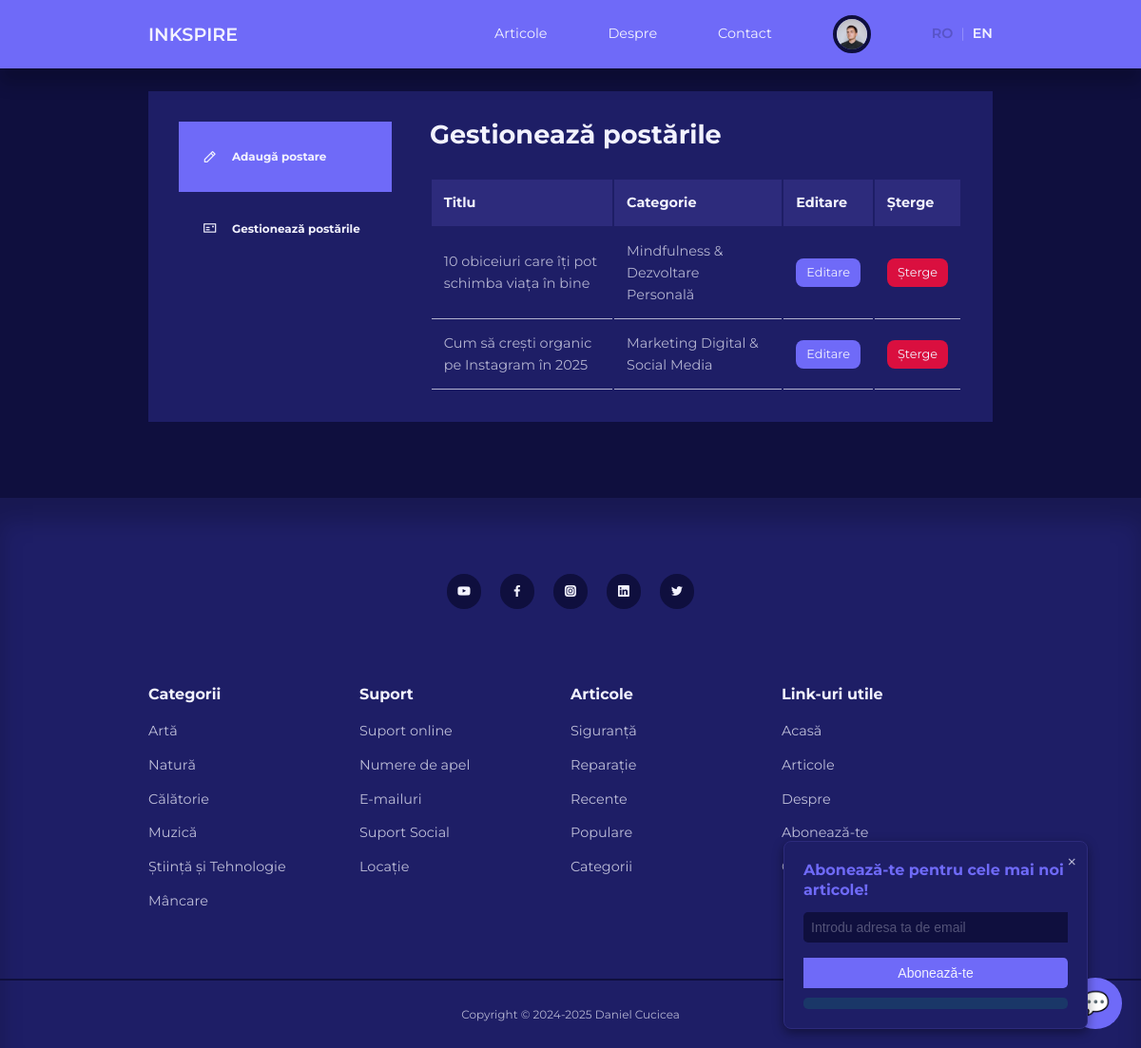
Page /admin/ (signed in) on the committed database.
### tables this page shows
CREATE TABLE `users` (
  `id` int(11) UNSIGNED NOT NULL,
  `firstname` varchar(50) NOT NULL,
  `lastname` varchar(50) NOT NULL,
  `username` varchar(50) NOT NULL,
  `email` varchar(100) NOT NULL,
  `password` varchar(255) NOT NULL,
  `avatar` varchar(255) NOT NULL,
  `is_admin` tinyint(1) NOT NULL
);

CREATE TABLE `posts` (
  `id` int(11) UNSIGNED NOT NULL,
  `title` varchar(255) NOT NULL,
  `body` text NOT NULL,
  `thumbnail` varchar(255) NOT NULL,
  `date_time` timestamp NOT NULL DEFAULT current_timestamp(),
  `category_id` int(11) UNSIGNED DEFAULT NULL,
  `author_id` int(11) UNSIGNED NOT NULL,
  `is_featured` tinyint(1) NOT NULL,
  `title_en` varchar(255) NOT NULL,
  `body_en` text NOT NULL
);

CREATE TABLE `categories` (
  `id` int(11) UNSIGNED NOT NULL,
  `title` varchar(50) NOT NULL,
  `description` text NOT NULL,
  `title_en` varchar(50) NOT NULL,
  `description_en` text NOT NULL
);

### admin/partials/header.php (called while the page is built, shortened)
<?php
require '../partials/header.php';

### admin/index.php (the view, shortened to what this page needs)
<?php
include 'partials/header.php';
 $lang = $_SESSION['lang'] ?? 'ro';
 $title_field = $lang === 'en' ? 'title_en' : 'title';
$current_user_id = $_SESSION['user-id'];
$query = "SELECT id, $title_field, category_id FROM posts WHERE author_id=$current_user_id ORDER BY id DESC";
$posts = mysqli_query($connection, $query);
?>
<section class="dashboard">
    <div class="container dashboard__container">
        <aside>
            <ul>
                <li>
                    <a href="add-post.php"><i class="uil uil-pen"></i>
                        <h5><?= t('add_post') ?></h5>
                    </a>
                </li>
                <li>
                    <a href="index.php" class="active"><i class="uil uil-postcard"></i>
                        <h5><?= t('manage_posts') ?></h5>
                    </a>
                </li>
            </ul>
        </aside>
        <main>
            <h2><?= t('manage_posts') ?></h2>
            <?php if (mysqli_num_rows($posts) > 0) : ?>
                <table>
                    <thead>
                        <tr>
                            <th><?= t('title') ?></th>
                            <th><?= t('category') ?></th>
                            <th><?= t('edit') ?></th>
                            <th><?= t('delete') ?></th>
                        </tr>
                    </thead>
                    <tbody>
                        <?php while ($post = mysqli_fetch_assoc($posts)) : ?>
                            <?php
                            $category_id = $post['category_id'];
                            $category_query = "SELECT $title_field FROM categories WHERE id=$category_id";
                            $category_result = mysqli_query($connection, $category_query);
                            $category = mysqli_fetch_assoc($category_result);
                            ?>
                            <tr>
                                <td><?= $post[$title_field] ?></td>
                                <td><?= $category[$title_field] ?></td>
                                <td><a href="<?= ROOT_URL ?>admin/edit-post.php?id=<?= $post['id'] ?>" class="btn sm"><?= t('edit') ?></a></td>
                                <td><a href="<?= ROOT_URL ?>admin/delete-post.php?id=<?= $post['id'] ?>" class="btn sm danger"><?= t('delete') ?></a></td>
                            </tr>
                        <?php endwhile ?>
                    </tbody>
                </table>
            <?php else : ?>
                <div class="alert__message error"><?= t('no_posts_found') ?></div>
            <?php endif ?>
        </main>
    </div>
</section>
<?php
include '../partials/footer.php';
?>

### partials/header.php (shortened to what this page needs)
<?php
require 'config/database.php';
if (isset($_SESSION['user-id'])) {
    $id = filter_var($_SESSION['user-id'], FILTER_SANITIZE_NUMBER_INT);
    $query = "SELECT avatar FROM users WHERE id=$id";
    $result = mysqli_query($connection, $query);
    $avatar = mysqli_fetch_assoc($result);
}
?>
<?php
$lang = $_SESSION['lang'] ?? 'ro';
$langFile = __DIR__ . "/../lang/{$lang}.json";
$json = file_get_contents($langFile);
$translations = json_decode($json, true);
function t($key) {
  global $translations;
  return $translations[$key] ?? $key;
}
?>
<!DOCTYPE html>
<html lang="en">
<head>
    <link rel="stylesheet" href="<?= ROOT_URL ?>css/style.css">
    <link rel="stylesheet" href="https://unicons.iconscout.com/release/v4.0.0/css/line.css">
</head>
<body>
    <nav>
        <div class="container nav__container">
            <a href="<?= ROOT_URL ?>" class="nav__logo">INKSPIRE</a>
            <ul class="nav__items">
             <li><a href="<?= ROOT_URL ?>blog.php"><?= t('blog') ?></a></li>
             <li><a href="<?= ROOT_URL ?>about.php"><?= t('about') ?></a></li>
             <li><a href="<?= ROOT_URL ?>contact.php"><?= t('contact') ?></a></li>
                <?php if (isset($_SESSION['user-id'])) : ?>
                    <li class="nav__profile">
                        <div class="avatar">
                            <img src="<?= ROOT_URL . 'images/' . $avatar['avatar'] ?>">
                        </div>
                    </li>
                <?php else : ?>
                    <li><a href="<?= ROOT_URL ?>signin.php"><?= t('signin') ?></a></li>
                <?php endif ?>
                <?php
                $url = strtok($_SERVER["REQUEST_URI"], '?');
                $params = $_GET;
                unset($params['lang']);
                $query = http_build_query($params);
                $prefix = $query ? '?' . $query . '&' : '?';
                ?>
                <li class="lang-switcher">
                <a href="<?= $url . $prefix ?>lang=ro" class="<?= $lang==='ro' ? 'active' : '' ?>">RO</a>
                <span>|</span>
                <a href="<?= $url . $prefix ?>lang=en" class="<?= $lang==='en' ? 'active' : '' ?>">EN</a>
                </li>
             </ul>
        </div>
    </nav>

### css/style.css (style rules this page uses)
:root { --color-primary: #6f6af8; --color-primary-light: hsl(242, 91%, 69%, 18%); --color-primary-variant: #5854c7; --color-red: #da0f3f; --color-red-light: hsl(346, 87%, 46%, 15%); --color-green: #00c476; --color-green-light: hsl(156, 100%, 38%, 15%); --color-gray-900: #1e1e66; --color-gray-700: #2d2b7c; --color-gray-300: rgba(242, 242, 254, 0.3); --color-gray-200: rgba(242, 242, 254, 0.7); --color-white: #f2f2fe; --color-bg: #0f0f3e; --transition: all 300ms ease; --container-width-lg: 74%; --container-width-md: 88%; --form-width: 40%; --card-border-radius-1: 0.3rem; --card-border-radius-2: 0.5rem; --card-border-radius-3: 0.8rem; --card-border-radius-4: 2rem; --card-border-radius-5: 5rem; }
* { margin: 0; padding: 0; outline: 0; border: 0; appearance: 0; list-style: none; text-decoration: none; box-sizing: border-box; }
body { font-family: 'Montserrat', sans-serif; line-height: 1.6; color: var(--color-gray-200); overflow-x: hidden; background: var(--color-bg); font-size: 0.9rem; }
.container { width: var(--container-width-lg); max-width: 1800px; margin-inline: auto; }
section { margin-top: 3rem; width: 100vw; }
h1, h2, h3, h4, h5 { color: var(--color-white); line-height: 1.3; }
h2 { font-size: 1.7rem; margin: 1rem 0; }
a { color: var(--color-white); transition: var(--transition); }
img { display: block; width: 100%; object-fit: cover; }
nav { background: var(--color-primary); width: 100vw; height: 4.5rem; position: fixed; top: 0; z-index: 10; box-shadow: 0 1rem 1rem rgba(0, 0, 0, 0.2); }
.nav__container { height: 100%; display: flex; align-items: center; justify-content: space-between; }
.avatar { width: 2.5rem; height: 2.5rem; border-radius: 50%; overflow: hidden; border: 0.3rem solid var(--color-bg); }
.nav__logo { font-weight: 600; font-size: 1.2rem; }
.nav__items { position: relative; display: flex; align-items: center; gap: 4rem; }
.nav__profile { position: relative; cursor: pointer; z-index: 20; }
.btn { display: inline-block; width: fit-content; padding: 0.6rem 1.2rem; background-color: var(--color-primary); border-radius: var(--card-border-radius-2); cursor: pointer; transition: var(--transition); color: var(--color-white); }
.btn.sm { padding: 0.3rem 0.7rem; font-size: 0.8rem; }
.btn.danger { background: var(--color-red); }
.dashboard { margin-top: 6rem; }
.dashboard__container { display: grid; grid-template-columns: 14rem auto; gap: 1rem; background: var(--color-gray-900); padding: 2rem; margin-bottom: 5rem; }
.dashboard aside a { background-color: var(--color-primary); display: flex; gap: 1rem; align-items: center; padding: 1.6rem; }
.dashboard aside ul li:not(:last-child) a { border-bottom: 1px solid var(--color-gray-900); }
.dashboard aside a.active { background-color: var(--color-gray-900); }
.dashboard main { margin-left: 1.5rem; }
.dashboard main h2 { margin: 0 0 2rem 0; line-height: 1; }
.dashboard main table { width: 100%; text-align: left; }
.dashboard main table th { background: var(--color-gray-700); padding: 0.8rem; color: var(--color-white); }
.dashboard main table td { padding: 0.8rem; border-bottom: 1px solid var(--color-gray-200); }
.lang-switcher { margin-left: auto; display: flex; align-items: center; gap: 0.5rem; }
.lang-switcher a { color: var(--color-white); text-decoration: none; font-weight: 600; transition: color .2s; }
.lang-switcher a.active, .lang-switcher a:hover { color: var(--color-primary-variant); }
.lang-switcher span { color: var(--color-gray-300); }

### rows in the picture
users: avatar (picture)
posts: title "10 obiceiuri care îți pot schimba viața în bine", category.title "Mindfulness & Dezvoltare Personală"
posts: title "Cum să crești organic pe Instagram în 2025", category.title "Marketing Digital & Social Media"

### other values in the picture
t('blog') "Articole"
t('about') "Despre"
t('contact') "Contact"
t('add_post') "Adaugă postare"
t('manage_posts') "Gestionează postările"
t('title') "Titlu"
t('category') "Categorie"
t('edit') "Editare"
t('delete') "Șterge"
t('support') "Suport"
t('support_online') "Suport online"
t('support_phone_numbers') "Numere de apel"
t('support_emails') "E-mailuri"
t('support_social') "Suport Social"
t('support_location') "Locație"
